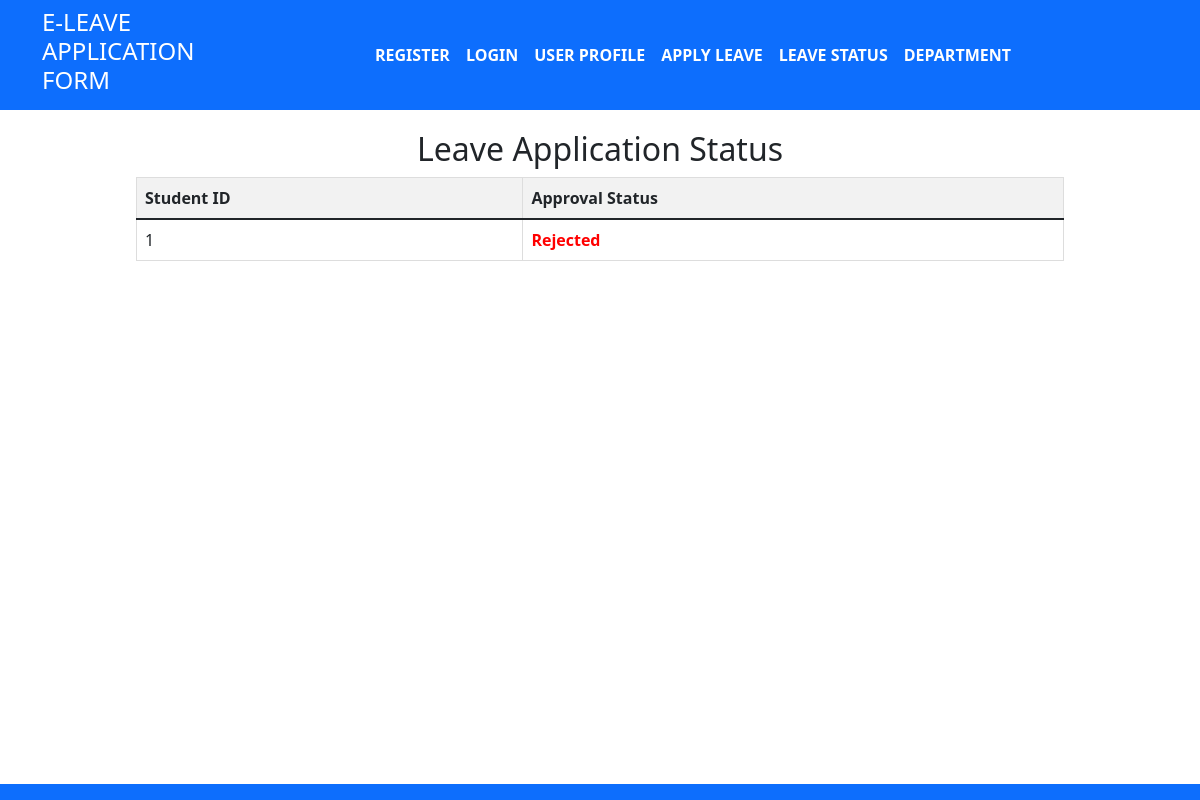
The page /status on the database as committed earlier.
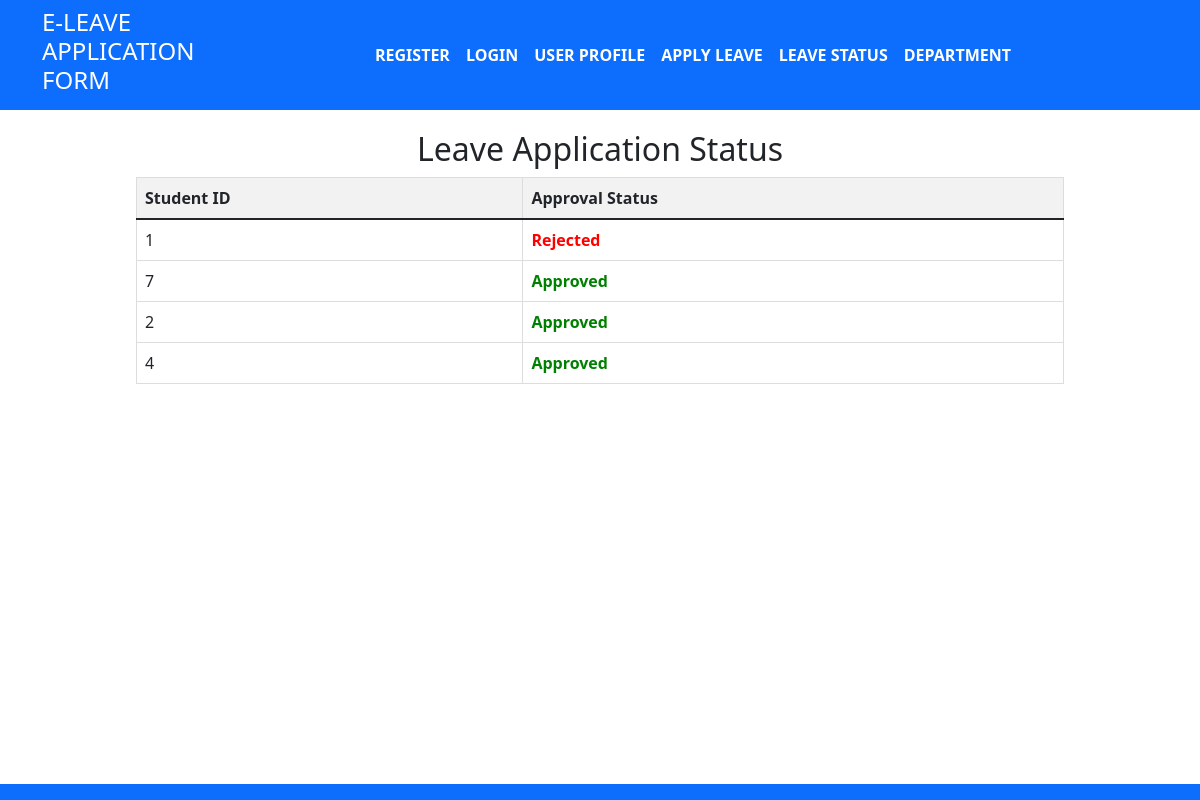
The same page on the database as committed later.
### home/models.py (models this page shows)
class Leave_request(models.Model):
    std_id=models.IntegerField()
    is_approved = models.BooleanField('approved',default=False)
    is_rejected = models.BooleanField('rejected',default=False)

### home/views.py (the view)
# urls.py: path('status',views.status,name='status'),
def status(request):
     leave_requests = Leave_request.objects.all()
     return render(request, 'status.html', {'leave_requests': leave_requests})

### templates/status.html (shortened to what this page needs)
{% extends 'base.html' %}
{% block content %}
<div class="table-container">
    <h2>Leave Application Status</h2>
    <table class="table">
        <thead>
            <tr>
                <th>Student ID</th>
                <th>Approval Status</th>
            </tr>
        </thead>
        <tbody>
            {% for request in leave_requests %}
            <tr>
                <td>{{ request.std_id }}</td>
                <td>
                    {% if request.is_approved %}
                        <span class="approved">Approved</span>
                    {% elif request.is_rejected %}
                        <span class="rejected">Rejected</span>
                    {% else %}
                        <span class="not-processed">Not Processed</span>
                    {% endif %}
                </td>
            </tr>
            {% endfor %}
        </tbody>
    </table>
</div>
{% endblock %}

### templates/base.html (shortened to what this page needs)
{% load static %}
<!DOCTYPE html>
<html>
  <head>
    <link rel="stylesheet"
      href=" https://cdn.jsdelivr.net/npm/bootstrap@5.1.3/dist/css/bootstrap.min.css ">
    <link rel="stylesheet"
      href="https://use.fontawesome.com/releases/v5.2.0/css/all.css">
      <link rel="stylesheet"
      href="{% static '/css/style.css'%}">
  </head>
  <body>
    <nav class="navbar bg-primary navbar-expand-md ">
      <div class="container">
        <div class="col-2 text-left pl-md-0">
          <h4 class="text-white"> E-LEAVE APPLICATION FORM </h4>
        </div>
        <div
          class="collapse navbar-collapse justify-content-center col-md-8 navbar-collapse-3">
          <ul class="navbar-nav justify-content-center  fw-bold">
            <li class="nav-item active">
              <a class="nav-link text-white" href="{% url 'register' %}">REGISTER</a>
            </li>
                <a class="nav-link text-white" href="{% url 'login' %}">LOGIN</a>
              <a class="nav-link text-white" href="{% url 'user' %}">USER PROFILE </a>
            <li class="nav-item">
              <a class="nav-link text-white" href="{% url 'apply' %}">APPLY LEAVE</a>
            </li>
            <li class="nav-item">
              <a class="nav-link text-white" href="{% url 'status' %}">LEAVE STATUS</a>
            </li>
			 <li class="nav-item">
              <a class="nav-link text-white" href="{% url 'department' %}">DEPARTMENT</a>
            </li>
          </ul>
        </div>
      </div>
    </nav>
    {% block content %}{% endblock %}
    <section class="fixed-bottom">
      <footer class="pt-2 pb-2  bg-primary text-light">
      </footer>
    </section>
  </body>
</html>

### templates/status.html (style rules this page uses)
.table-container { margin: 20px; }
.table { width: 80%; margin: 0 auto; border-collapse: collapse; padding: 10px; }
.table th, .table td { border: 1px solid #ddd; padding: 8px; text-align: left; }
.table th { background-color: #f2f2f2; }
.approved { color: green; font-weight: bold; }
.rejected { color: red; font-weight: bold; }
h2 { text-align: center; }

Rows that differ between the two databases and show on the page:
added Leave_request: std_id "7", is_approved "Approved"
added Leave_request: std_id "2", is_approved "Approved"
added Leave_request: std_id "4", is_approved "Approved"
